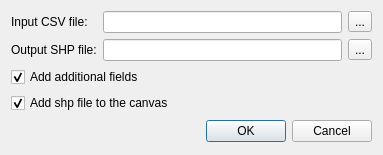
<?xml version="1.0" encoding="UTF-8"?>
<ui version="4.0">
 <class>ConverterDialog</class>
 <widget class="QDialog" name="ConverterDialog">
  <property name="geometry">
   <rect>
    <x>0</x>
    <y>0</y>
    <width>383</width>
    <height>141</height>
   </rect>
  </property>
  <property name="sizePolicy">
   <sizepolicy hsizetype="Fixed" vsizetype="Fixed">
    <horstretch>0</horstretch>
    <verstretch>0</verstretch>
   </sizepolicy>
  </property>
  <property name="windowTitle">
   <string>Converter</string>
  </property>
  <layout class="QGridLayout" name="gridLayout">
   <item row="0" column="2">
    <widget class="QToolButton" name="btnSelectCsv">
     <property name="text">
      <string>...</string>
     </property>
    </widget>
   </item>
   <item row="5" column="0" colspan="3">
    <widget class="QDialogButtonBox" name="buttonBox">
     <property name="sizePolicy">
      <sizepolicy hsizetype="Expanding" vsizetype="Fixed">
       <horstretch>0</horstretch>
       <verstretch>0</verstretch>
      </sizepolicy>
     </property>
     <property name="minimumSize">
      <size>
       <width>0</width>
       <height>25</height>
      </size>
     </property>
     <property name="orientation">
      <enum>Qt::Horizontal</enum>
     </property>
     <property name="standardButtons">
      <set>QDialogButtonBox::Cancel|QDialogButtonBox::Ok</set>
     </property>
    </widget>
   </item>
   <item row="1" column="1">
    <widget class="QLineEdit" name="txtShpPath">
     <property name="sizePolicy">
      <sizepolicy hsizetype="Expanding" vsizetype="Preferred">
       <horstretch>0</horstretch>
       <verstretch>0</verstretch>
      </sizepolicy>
     </property>
    </widget>
   </item>
   <item row="0" column="0">
    <widget class="QLabel" name="lblCSV">
     <property name="font">
      <font>
       <weight>50</weight>
       <bold>false</bold>
      </font>
     </property>
     <property name="frameShape">
      <enum>QFrame::NoFrame</enum>
     </property>
     <property name="text">
      <string>Input CSV file:</string>
     </property>
    </widget>
   </item>
   <item row="3" column="0" colspan="3">
    <widget class="QCheckBox" name="chkAddToCanvas">
     <property name="sizePolicy">
      <sizepolicy hsizetype="Minimum" vsizetype="Fixed">
       <horstretch>0</horstretch>
       <verstretch>0</verstretch>
      </sizepolicy>
     </property>
     <property name="text">
      <string>Add shp file to the canvas</string>
     </property>
     <property name="checked">
      <bool>true</bool>
     </property>
    </widget>
   </item>
   <item row="1" column="2">
    <widget class="QToolButton" name="btnSelectShp">
     <property name="text">
      <string>...</string>
     </property>
    </widget>
   </item>
   <item row="1" column="0">
    <widget class="QLabel" name="lblSHP">
     <property name="font">
      <font>
       <weight>50</weight>
       <bold>false</bold>
      </font>
     </property>
     <property name="text">
      <string>Output SHP file:</string>
     </property>
    </widget>
   </item>
   <item row="0" column="1">
    <widget class="QLineEdit" name="txtCsvPath">
     <property name="sizePolicy">
      <sizepolicy hsizetype="Expanding" vsizetype="Preferred">
       <horstretch>0</horstretch>
       <verstretch>0</verstretch>
      </sizepolicy>
     </property>
    </widget>
   </item>
   <item row="2" column="0" colspan="3">
    <widget class="QCheckBox" name="chkAddAdditionalFields">
     <property name="text">
      <string>Add additional fields</string>
     </property>
     <property name="checked">
      <bool>true</bool>
     </property>
    </widget>
   </item>
  </layout>
 </widget>
 <resources/>
 <connections>
  <connection>
   <sender>buttonBox</sender>
   <signal>rejected()</signal>
   <receiver>ConverterDialog</receiver>
   <slot>reject()</slot>
   <hints>
    <hint type="sourcelabel">
     <x>316</x>
     <y>260</y>
    </hint>
    <hint type="destinationlabel">
     <x>286</x>
     <y>274</y>
    </hint>
   </hints>
  </connection>
 </connections>
</ui>
